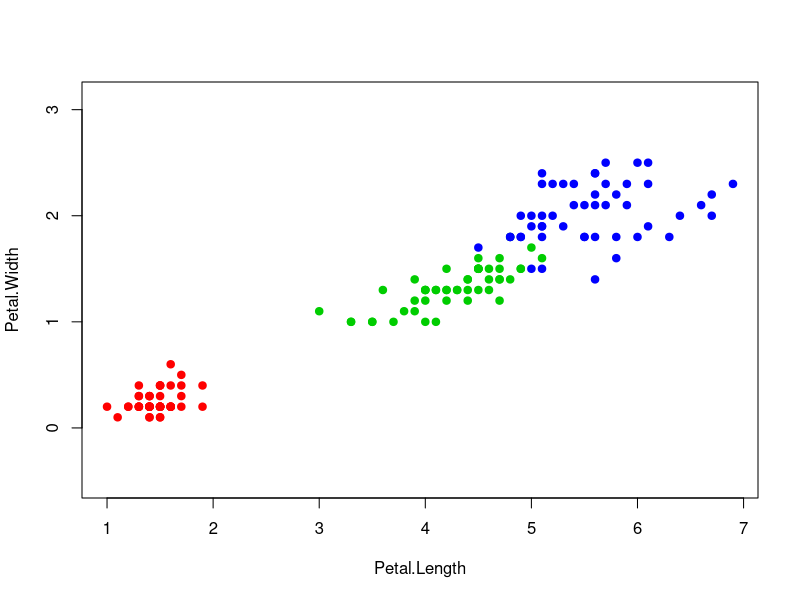

The R source for this figure: (Note: this script raises an error after producing the figure.)
## Сортируем объекты согласно расстояния до объекта z
sortObjectsByDist <- function(xl, z, metricFunction = euclideanDistance) #задаем функцию расстояния
{
l <- dim(xl)[1]
n <- dim(xl)[2] - 1

distances <- matrix(NA, l, 2)# задаем матрицу расстояния
for (i in 1:l)
{
distances[i, ] <- c(i, metricFunction(xl[i, 1:n], z)) # считаем расстояние от классифицируемой точки до остальных точек выборки
}

orderedXl <- xl[order(distances[, 2]), ]
return (orderedXl);
}

kNN <- function(xl, z, k)
{


orderedXl <- sortObjectsByDist(xl, z)
n <- dim(orderedXl)[2] - 1

classes <- orderedXl[1:k, n + 1]


counts <- table(classes)


class <- names(which.max(counts))
return (class)
}

colors <- c("setosa" = "red", "versicolor" = "green3",
"virginica" = "blue")
plot(iris[, 3:4], pch = 21, bg = colors[iris$Species], col
= colors[iris$Species], asp = 1)

z <- c(2.7, 1)
xl <- iris[, 3:5]
class <- kNN(xl, z, k=6)
points(z[1], z[2], pch = 22, bg = colors[class], asp = 1)
